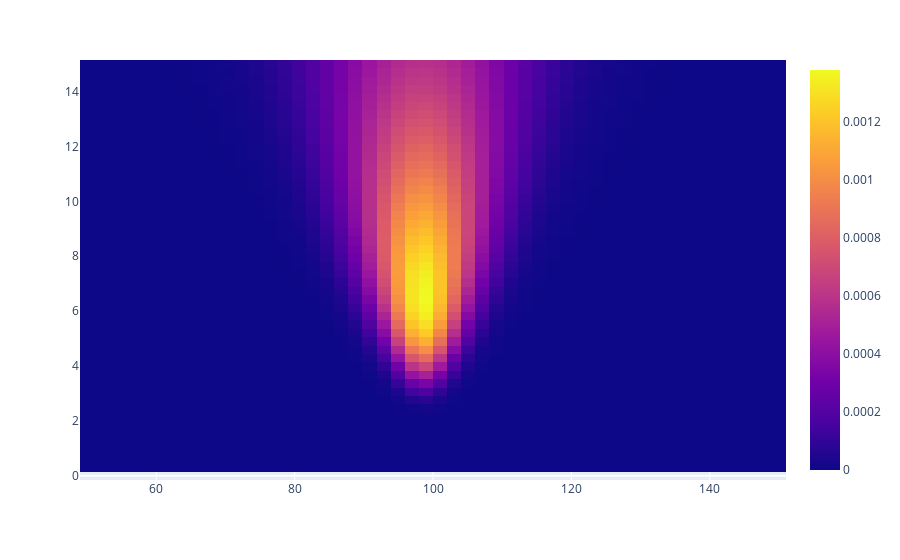

The code cell stored with this chart in its notebook:
### Code cell
fig = px.imshow(likelihood, x=mu, y=sigma, origin='lower', aspect='auto')
fig.show()

### Figure 1 — Plotly figure (JSON) as saved in the notebook; plotly's stock layout.template omitted (floating-point values rounded to 4 significant figures; data arrays with more than 128 entries replaced by an {"elided": "..."} marker saying what was removed)
{"data": [{"coloraxis": "coloraxis", "hovertemplate": "x: %{x}<br>y: %{y}<br>color: %{z}<extra></extra>", "name": "0", "type": "heatmap", "x": [50, 52.04, 54.08, 56.12, 58.16, 60.2, 62.24, 64.29, 66.33, 68.37, 70.41, 72.45, 74.49, 76.53, 78.57, 80.61, 82.65, 84.69, 86.73, 88.78, 90.82, 92.86, 94.9, 96.94, 98.98, 101.0, 103.1, 105.1, 107.1, 109.2, 111.2, 113.3, 115.3, 117.3, 119.4, 121.4, 123.5, 125.5, 127.6, 129.6, 131.6, 133.7, 135.7, 137.8, 139.8, 141.8, 143.9, 145.9, 148.0, 150], "xaxis": "x", "y": [15, 14.69, 14.39, 14.08, 13.78, 13.47, 13.16, 12.86, 12.55, 12.24, 11.94, 11.63, 11.33, 11.02, 10.71, 10.41, 10.1, 9.796, 9.49, 9.184, 8.878, 8.571, 8.265, 7.959, 7.653, 7.347, 7.041, 6.735, 6.429, 6.122, 5.816, 5.51, 5.204, 4.898, 4.592, 4.286, 3.98, 3.673, 3.367, 3.061, 2.755, 2.449, 2.143, 1.837, 1.531, 1.224, 0.9184, 0.6122, 0.3061, 0], "yaxis": "y", "z": {"elided": "50x50 float values"}}], "layout": {"coloraxis": {"colorscale": [[0, "#0d0887"], [0.1111, "#46039f"], [0.2222, "#7201a8"], [0.3333, "#9c179e"], [0.4444, "#bd3786"], [0.5556, "#d8576b"], [0.6667, "#ed7953"], [0.7778, "#fb9f3a"], [0.8889, "#fdca26"], [1, "#f0f921"]]}, "margin": {"t": 60}, "xaxis": {"anchor": "y", "domain": [0, 1]}, "yaxis": {"anchor": "x", "autorange": true, "domain": [0, 1]}}}
